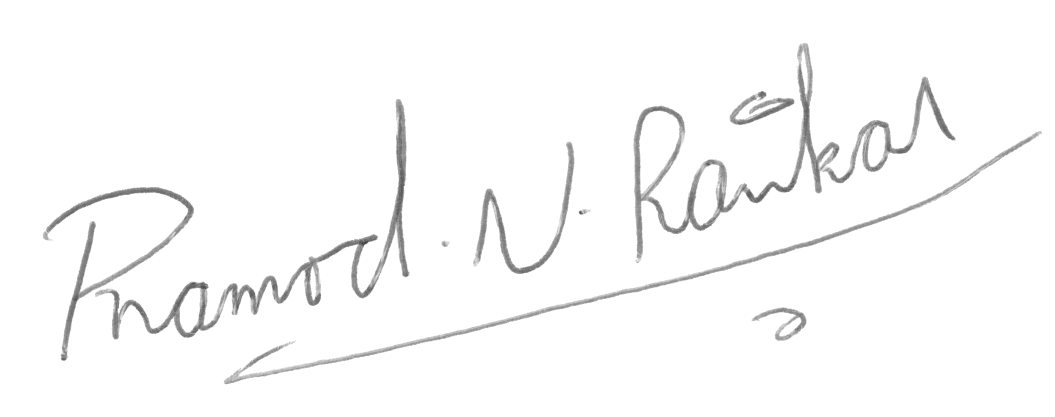
#> input picture dataset1/forge/00101027.png, 2110 x 834 px, found by its file name (shown at 1/2 size); its folder holds only this picture in this run
$ jupyter execute --allow-errors 'Assignment 1 by Arham (2K17_ME_059).ipynb'
#> lines starting #> are read from the running program, lines starting #| are printed output that depends on the picture
[cell 1]
import os
import numpy as np
import cv2
import matplotlib.pyplot as plt
import pickle

dir = 'C:\\Users\\home\\assignment1\\dataset1'

categories = ['forge','real']


data = []


for category in categories:
    path= os.path.join(dir,category)
    label= categories.index(category)

    for img in os.listdir(path):
        imgpath = os.path.join(path,img)
        pet_img=cv2.imread(imgpath,0)
#> pet_img is the input picture: shape (834, 2110); min 46, max 255, mean 249.6
        try:
            pet_img=cv2.resize(pet_img,(50,50))
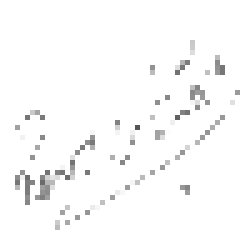
#> pet_img: shape (50, 50) (shown 5 times larger); min 86, max 255, mean 250.1
            image= np.array(pet_img).flatten()
#> image = 2500 values, max 255 at index 0, min 86 at index 1277, mean 250.1

            data.append([image,label])
        except Exception as e:
            pass
#> pass 2 of the loop `for category in categories:`:
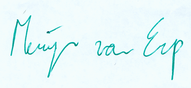
#> input picture dataset1/real/00100001.png, 191 x 88 px, found by its file name
#> `pet_img=cv2.imread(imgpath,0)`:
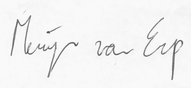
#> pet_img: shape (88, 191); min 69, max 255, mean 242.6
#> `pet_img=cv2.resize(pet_img,(50,50))`:
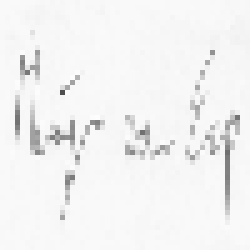
#> pet_img: shape (50, 50) (shown 5 times larger); min 78, max 253, mean 242.3
#> image = 2500 values, max 253 at index 764, min 78 at index 912, mean 242.3


pick_in = open('data1.pickle','wb')
pickle.dump(data,pick_in)
pick_in.close()

[cell 2]
import random
from sklearn.model_selection import train_test_split
from sklearn.svm import SVC

pick_in = open('data1.pickle','rb')
data=pickle.load(pick_in)
pick_in.close()

random.shuffle(data)
features = []
labels = []

for feature ,label in data:
    features.append(feature)
    labels.append(label)

xtrain, xtest, ytrain,ytest =train_test_split(features,labels, test_size=0.25)

model = SVC(C=1,kernel='poly',gamma='auto')
#> (the rest of this cell did not finish here and is left out)
